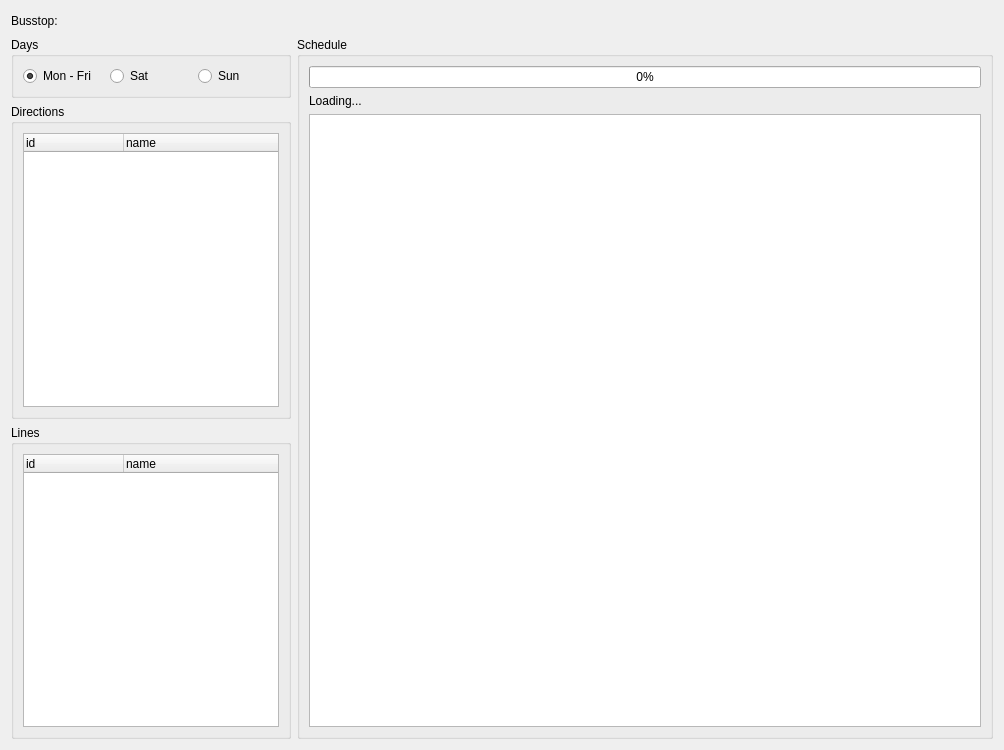
<?xml version="1.0" encoding="UTF-8"?>
<ui version="4.0">
 <class>WdgBusstopSchedule</class>
 <widget class="QWidget" name="WdgBusstopSchedule">
  <property name="geometry">
   <rect>
    <x>0</x>
    <y>0</y>
    <width>1004</width>
    <height>750</height>
   </rect>
  </property>
  <property name="sizePolicy">
   <sizepolicy hsizetype="Minimum" vsizetype="Preferred">
    <horstretch>0</horstretch>
    <verstretch>0</verstretch>
   </sizepolicy>
  </property>
  <layout class="QVBoxLayout" name="verticalLayout_4">
   <item>
    <layout class="QHBoxLayout" name="horizontalLayout">
     <item>
      <widget class="QLabel" name="label">
       <property name="text">
        <string>Busstop:</string>
       </property>
      </widget>
     </item>
     <item>
      <widget class="QLabel" name="lBusstopName">
       <property name="text">
        <string>&lt;busstop&gt;</string>
       </property>
      </widget>
     </item>
     <item>
      <spacer name="horizontalSpacer">
       <property name="orientation">
        <enum>Qt::Horizontal</enum>
       </property>
       <property name="sizeHint" stdset="0">
        <size>
         <width>40</width>
         <height>20</height>
        </size>
       </property>
      </spacer>
     </item>
    </layout>
   </item>
   <item>
    <layout class="QHBoxLayout" name="horizontalLayout_2">
     <item>
      <layout class="QVBoxLayout" name="verticalLayout_3">
       <item>
        <widget class="QGroupBox" name="groupBox_4">
         <property name="sizePolicy">
          <sizepolicy hsizetype="Minimum" vsizetype="Preferred">
           <horstretch>0</horstretch>
           <verstretch>0</verstretch>
          </sizepolicy>
         </property>
         <property name="title">
          <string>Days</string>
         </property>
         <layout class="QHBoxLayout" name="horizontalLayout_3">
          <item>
           <widget class="QRadioButton" name="rbMonFri">
            <property name="text">
             <string>Mon - Fri</string>
            </property>
            <property name="checked">
             <bool>true</bool>
            </property>
           </widget>
          </item>
          <item>
           <widget class="QRadioButton" name="rbSat">
            <property name="text">
             <string>Sat</string>
            </property>
           </widget>
          </item>
          <item>
           <widget class="QRadioButton" name="rbSun">
            <property name="text">
             <string>Sun</string>
            </property>
           </widget>
          </item>
         </layout>
        </widget>
       </item>
       <item>
        <widget class="QGroupBox" name="groupBox">
         <property name="sizePolicy">
          <sizepolicy hsizetype="Maximum" vsizetype="Preferred">
           <horstretch>0</horstretch>
           <verstretch>0</verstretch>
          </sizepolicy>
         </property>
         <property name="title">
          <string>Directions</string>
         </property>
         <layout class="QVBoxLayout" name="verticalLayout">
          <item>
           <widget class="QTreeWidget" name="twDirections">
            <property name="sizePolicy">
             <sizepolicy hsizetype="Maximum" vsizetype="Expanding">
              <horstretch>0</horstretch>
              <verstretch>0</verstretch>
             </sizepolicy>
            </property>
            <property name="selectionMode">
             <enum>QAbstractItemView::NoSelection</enum>
            </property>
            <column>
             <property name="text">
              <string>id</string>
             </property>
            </column>
            <column>
             <property name="text">
              <string>name</string>
             </property>
            </column>
           </widget>
          </item>
         </layout>
        </widget>
       </item>
       <item>
        <widget class="QGroupBox" name="groupBox_2">
         <property name="sizePolicy">
          <sizepolicy hsizetype="Maximum" vsizetype="Preferred">
           <horstretch>0</horstretch>
           <verstretch>0</verstretch>
          </sizepolicy>
         </property>
         <property name="title">
          <string>Lines</string>
         </property>
         <layout class="QVBoxLayout" name="verticalLayout_2">
          <item>
           <widget class="QTreeWidget" name="twLines">
            <property name="sizePolicy">
             <sizepolicy hsizetype="Maximum" vsizetype="Expanding">
              <horstretch>0</horstretch>
              <verstretch>0</verstretch>
             </sizepolicy>
            </property>
            <property name="selectionMode">
             <enum>QAbstractItemView::NoSelection</enum>
            </property>
            <column>
             <property name="text">
              <string>id</string>
             </property>
            </column>
            <column>
             <property name="text">
              <string>name</string>
             </property>
            </column>
           </widget>
          </item>
         </layout>
        </widget>
       </item>
      </layout>
     </item>
     <item>
      <widget class="QGroupBox" name="groupBox_3">
       <property name="sizePolicy">
        <sizepolicy hsizetype="Minimum" vsizetype="Preferred">
         <horstretch>0</horstretch>
         <verstretch>0</verstretch>
        </sizepolicy>
       </property>
       <property name="title">
        <string>Schedule</string>
       </property>
       <layout class="QVBoxLayout" name="verticalLayout_5">
        <item>
         <widget class="QProgressBar" name="progressBar">
          <property name="value">
           <number>0</number>
          </property>
         </widget>
        </item>
        <item>
         <widget class="QLabel" name="lLoading">
          <property name="text">
           <string>Loading...</string>
          </property>
         </widget>
        </item>
        <item>
         <widget class="QTableWidget" name="twSchedule">
          <property name="sizePolicy">
           <sizepolicy hsizetype="Minimum" vsizetype="Expanding">
            <horstretch>0</horstretch>
            <verstretch>0</verstretch>
           </sizepolicy>
          </property>
         </widget>
        </item>
       </layout>
      </widget>
     </item>
    </layout>
   </item>
  </layout>
 </widget>
 <resources/>
 <connections/>
</ui>
